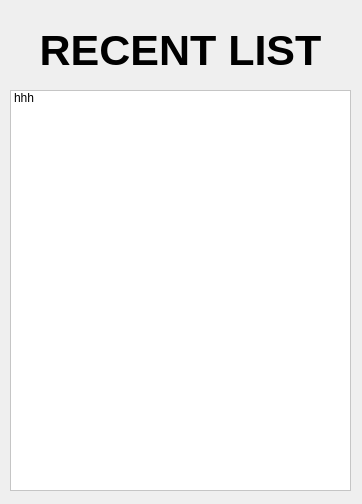
<?xml version="1.0" encoding="UTF-8"?>
<ui version="4.0">
 <class>recentList_Form</class>
 <widget class="QDialog" name="recentList_Form">
  <property name="geometry">
   <rect>
    <x>0</x>
    <y>0</y>
    <width>362</width>
    <height>504</height>
   </rect>
  </property>
  <property name="windowTitle">
   <string>recentList</string>
  </property>
  <widget class="QLabel" name="recentList_label">
   <property name="geometry">
    <rect>
     <x>10</x>
     <y>10</y>
     <width>341</width>
     <height>81</height>
    </rect>
   </property>
   <property name="font">
    <font>
     <pointsize>32</pointsize>
     <weight>75</weight>
     <bold>true</bold>
    </font>
   </property>
   <property name="text">
    <string>RECENT LIST</string>
   </property>
   <property name="alignment">
    <set>Qt::AlignCenter</set>
   </property>
  </widget>
  <widget class="QListWidget" name="listWidget">
   <property name="geometry">
    <rect>
     <x>10</x>
     <y>90</y>
     <width>341</width>
     <height>401</height>
    </rect>
   </property>
   <property name="styleSheet">
    <string notr="true">background-color: rgb(255, 255, 255);</string>
   </property>
   <item>
    <property name="text">
     <string>hhh</string>
    </property>
   </item>
  </widget>
 </widget>
 <resources/>
 <connections/>
</ui>
